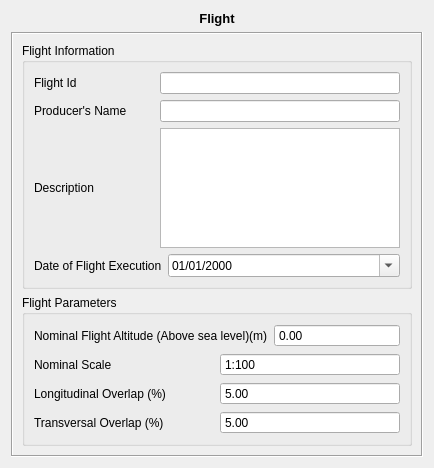
<?xml version="1.0" encoding="UTF-8"?>
<ui version="4.0">
 <class>FlightForm</class>
 <widget class="QWidget" name="FlightForm">
  <property name="geometry">
   <rect>
    <x>0</x>
    <y>0</y>
    <width>434</width>
    <height>468</height>
   </rect>
  </property>
  <property name="windowTitle">
   <string>Form</string>
  </property>
  <layout class="QVBoxLayout" name="verticalLayout_6">
   <item>
    <widget class="QLabel" name="label">
     <property name="text">
      <string>&lt;!DOCTYPE HTML PUBLIC &quot;-//W3C//DTD HTML 4.0//EN&quot; &quot;http://www.w3.org/TR/REC-html40/strict.dtd&quot;&gt;
&lt;html&gt;&lt;head&gt;&lt;meta name=&quot;qrichtext&quot; content=&quot;1&quot; /&gt;&lt;style type=&quot;text/css&quot;&gt;
p, li { white-space: pre-wrap; }
&lt;/style&gt;&lt;/head&gt;&lt;body style=&quot; font-family:'Sans'; font-size:10pt; font-weight:400; font-style:normal;&quot;&gt;
&lt;p style=&quot; margin-top:0px; margin-bottom:0px; margin-left:0px; margin-right:0px; -qt-block-indent:0; text-indent:0px;&quot;&gt;&lt;span style=&quot; font-weight:600;&quot;&gt;Flight&lt;/span&gt;&lt;/p&gt;&lt;/body&gt;&lt;/html&gt;</string>
     </property>
     <property name="alignment">
      <set>Qt::AlignCenter</set>
     </property>
    </widget>
   </item>
   <item>
    <widget class="QFrame" name="frame">
     <property name="frameShape">
      <enum>QFrame::Box</enum>
     </property>
     <property name="frameShadow">
      <enum>QFrame::Sunken</enum>
     </property>
     <layout class="QVBoxLayout" name="verticalLayout_5">
      <item>
       <widget class="QGroupBox" name="groupBox_2">
        <property name="title">
         <string>Flight Information</string>
        </property>
        <layout class="QVBoxLayout" name="verticalLayout_3">
         <item>
          <layout class="QVBoxLayout" name="verticalLayout_2">
           <item>
            <layout class="QHBoxLayout" name="horizontalLayout_8" stretch="1,2">
             <item>
              <widget class="QLabel" name="label_10">
               <property name="text">
                <string>Flight Id</string>
               </property>
              </widget>
             </item>
             <item>
              <widget class="QLineEdit" name="flightIDLineEdit"/>
             </item>
            </layout>
           </item>
           <item>
            <layout class="QHBoxLayout" name="horizontalLayout_7" stretch="1,2">
             <item>
              <widget class="QLabel" name="label_7">
               <property name="text">
                <string>Producer's Name</string>
               </property>
              </widget>
             </item>
             <item>
              <widget class="QLineEdit" name="producerNameLineEdit"/>
             </item>
            </layout>
           </item>
           <item>
            <layout class="QHBoxLayout" name="horizontalLayout_9" stretch="1,2">
             <item>
              <widget class="QLabel" name="label_8">
               <property name="text">
                <string>Description</string>
               </property>
              </widget>
             </item>
             <item>
              <widget class="QPlainTextEdit" name="descriptionTextEdit"/>
             </item>
            </layout>
           </item>
           <item>
            <layout class="QHBoxLayout" name="horizontalLayout_10" stretch="1,2">
             <item>
              <widget class="QLabel" name="label_9">
               <property name="text">
                <string>Date of Flight Execution</string>
               </property>
              </widget>
             </item>
             <item>
              <widget class="QDateEdit" name="flightDateEdit">
               <property name="specialValueText">
                <string/>
               </property>
               <property name="minimumDate">
                <date>
                 <year>1913</year>
                 <month>1</month>
                 <day>1</day>
                </date>
               </property>
               <property name="displayFormat">
                <string>dd/MM/yyyy</string>
               </property>
               <property name="calendarPopup">
                <bool>true</bool>
               </property>
              </widget>
             </item>
            </layout>
           </item>
          </layout>
         </item>
        </layout>
       </widget>
      </item>
      <item>
       <widget class="QGroupBox" name="groupBox">
        <property name="title">
         <string>Flight Parameters</string>
        </property>
        <layout class="QVBoxLayout" name="verticalLayout_4">
         <item>
          <layout class="QVBoxLayout" name="verticalLayout">
           <item>
            <layout class="QHBoxLayout" name="horizontalLayout_5">
             <item>
              <widget class="QLabel" name="label_3">
               <property name="text">
                <string>Nominal Flight Altitude (Above sea level)(m)</string>
               </property>
              </widget>
             </item>
             <item>
              <widget class="QDoubleSpinBox" name="flightHeightDoubleSpinBox">
               <property name="toolTip">
                <string>&lt;!DOCTYPE HTML PUBLIC &quot;-//W3C//DTD HTML 4.0//EN&quot; &quot;http://www.w3.org/TR/REC-html40/strict.dtd&quot;&gt;
&lt;html&gt;&lt;head&gt;&lt;meta name=&quot;qrichtext&quot; content=&quot;1&quot; /&gt;&lt;style type=&quot;text/css&quot;&gt;
p, li { white-space: pre-wrap; }
&lt;/style&gt;&lt;/head&gt;&lt;body style=&quot; font-family:'Sans'; font-size:10pt; font-weight:400; font-style:normal;&quot;&gt;
&lt;p style=&quot; margin-top:0px; margin-bottom:0px; margin-left:0px; margin-right:0px; -qt-block-indent:0; text-indent:0px;&quot;&gt;&lt;span style=&quot; color:#000000;&quot;&gt;Non used for calculations&lt;/span&gt;&lt;/p&gt;&lt;/body&gt;&lt;/html&gt;</string>
               </property>
               <property name="buttonSymbols">
                <enum>QAbstractSpinBox::NoButtons</enum>
               </property>
               <property name="specialValueText">
                <string/>
               </property>
               <property name="accelerated">
                <bool>true</bool>
               </property>
              </widget>
             </item>
            </layout>
           </item>
           <item>
            <layout class="QHBoxLayout" name="horizontalLayout_4">
             <item>
              <widget class="QLabel" name="label_4">
               <property name="text">
                <string>Nominal Scale</string>
               </property>
              </widget>
             </item>
             <item>
              <widget class="QSpinBox" name="nominalScaleSpinBox">
               <property name="toolTip">
                <string>&lt;!DOCTYPE HTML PUBLIC &quot;-//W3C//DTD HTML 4.0//EN&quot; &quot;http://www.w3.org/TR/REC-html40/strict.dtd&quot;&gt;
&lt;html&gt;&lt;head&gt;&lt;meta name=&quot;qrichtext&quot; content=&quot;1&quot; /&gt;&lt;style type=&quot;text/css&quot;&gt;
p, li { white-space: pre-wrap; }
&lt;/style&gt;&lt;/head&gt;&lt;body style=&quot; font-family:'Sans'; font-size:10pt; font-weight:400; font-style:normal;&quot;&gt;
&lt;p style=&quot; margin-top:0px; margin-bottom:0px; margin-left:0px; margin-right:0px; -qt-block-indent:0; text-indent:0px;&quot;&gt;&lt;span style=&quot; color:#000000;&quot;&gt;Example: 1:10.000 equals &quot;One to Ten Thousand Scale&quot;&lt;/span&gt;&lt;/p&gt;&lt;/body&gt;&lt;/html&gt;</string>
               </property>
               <property name="whatsThis">
                <string/>
               </property>
               <property name="buttonSymbols">
                <enum>QAbstractSpinBox::NoButtons</enum>
               </property>
               <property name="accelerated">
                <bool>true</bool>
               </property>
               <property name="prefix">
                <string>1:</string>
               </property>
               <property name="minimum">
                <number>100</number>
               </property>
               <property name="maximum">
                <number>10000000</number>
               </property>
               <property name="singleStep">
                <number>100</number>
               </property>
              </widget>
             </item>
            </layout>
           </item>
           <item>
            <layout class="QHBoxLayout" name="horizontalLayout_3">
             <item>
              <widget class="QLabel" name="label_5">
               <property name="text">
                <string>Longitudinal Overlap (%)</string>
               </property>
              </widget>
             </item>
             <item>
              <widget class="br::uerj::eng::efoto::EfotoDoubleSpinBox" name="horizontalOverlapDoubleSpinBox">
               <property name="buttonSymbols">
                <enum>QAbstractSpinBox::NoButtons</enum>
               </property>
               <property name="specialValueText">
                <string/>
               </property>
               <property name="accelerated">
                <bool>true</bool>
               </property>
               <property name="minimum">
                <double>5.000000000000000</double>
               </property>
               <property name="maximum">
                <double>95.000000000000000</double>
               </property>
               <property name="value">
                <double>5.000000000000000</double>
               </property>
              </widget>
             </item>
            </layout>
           </item>
           <item>
            <layout class="QHBoxLayout" name="horizontalLayout">
             <item>
              <widget class="QLabel" name="label_6">
               <property name="text">
                <string>Transversal Overlap (%)</string>
               </property>
              </widget>
             </item>
             <item>
              <widget class="br::uerj::eng::efoto::EfotoDoubleSpinBox" name="verticalOverlapDoubleSpinBox">
               <property name="buttonSymbols">
                <enum>QAbstractSpinBox::NoButtons</enum>
               </property>
               <property name="specialValueText">
                <string/>
               </property>
               <property name="accelerated">
                <bool>true</bool>
               </property>
               <property name="minimum">
                <double>5.000000000000000</double>
               </property>
               <property name="maximum">
                <double>95.000000000000000</double>
               </property>
               <property name="value">
                <double>5.000000000000000</double>
               </property>
              </widget>
             </item>
            </layout>
           </item>
          </layout>
         </item>
        </layout>
       </widget>
      </item>
     </layout>
    </widget>
   </item>
  </layout>
 </widget>
 <customwidgets>
  <customwidget>
   <class>br::uerj::eng::efoto::EfotoDoubleSpinBox</class>
   <extends>QDoubleSpinBox</extends>
   <header>EfotoDoubleSpinBox.h</header>
  </customwidget>
 </customwidgets>
 <resources/>
 <connections/>
</ui>
